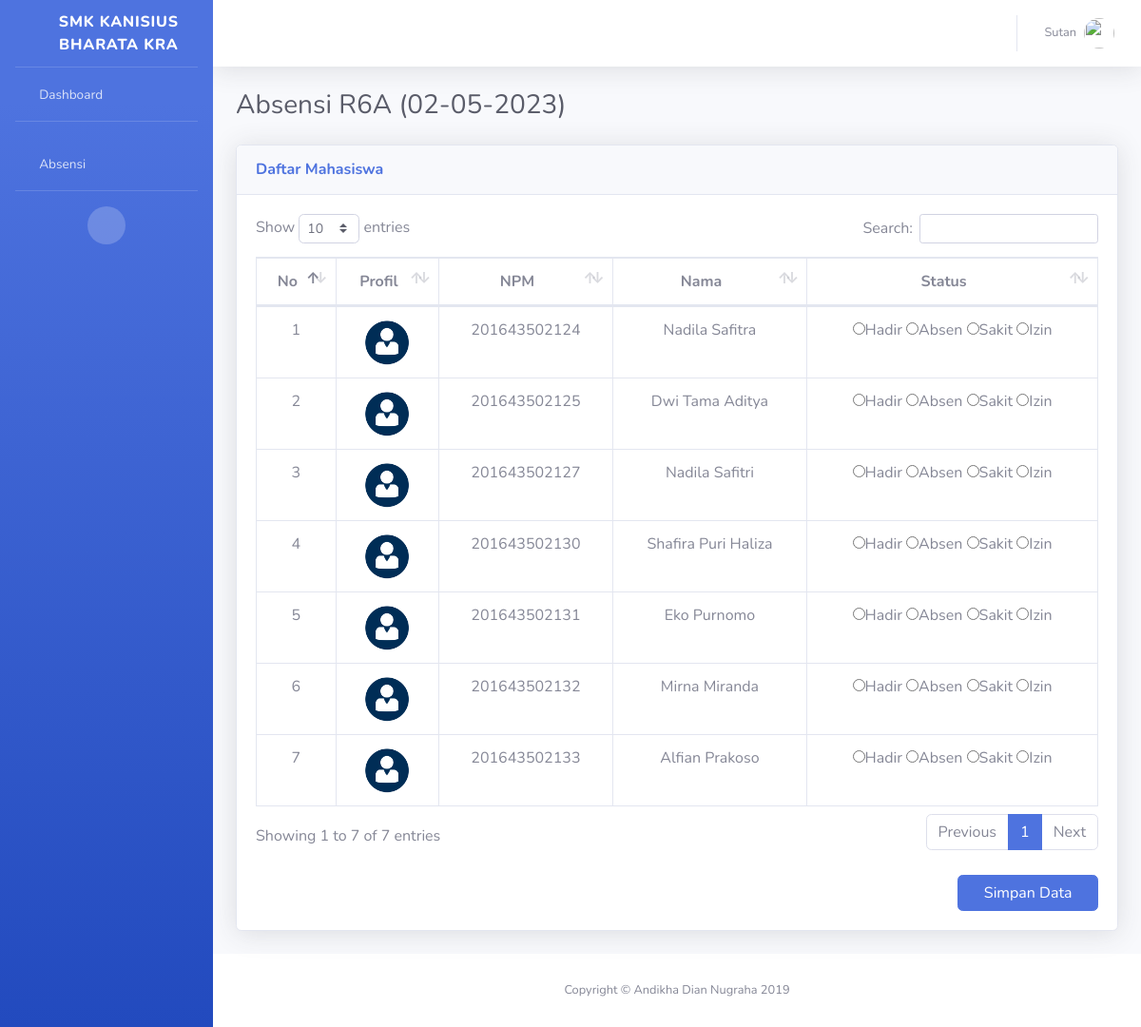
The app's page /detailabsensi.php?kelas=001 (signed in) with its own data.
### tables this page shows
CREATE TABLE `mahasiswa` (
  `npm` varchar(15) NOT NULL,
  `nama` varchar(30) NOT NULL,
  `jk` enum('Pria','Wanita') NOT NULL,
  `tgl_lahir` date NOT NULL,
  `alamat` varchar(255) NOT NULL,
  `id_kelas` varchar(11) NOT NULL,
  `foto` varchar(255) NOT NULL
);

### detailabsensi.php (the view, shortened to what this page needs)
<?php
	include "koneksi.php";
	$dosen_name = $_SESSION["dosen_user_name"];
    $dosen_foto = $_SESSION["dosen_user_foto"];
    $tgl=date("d-m-Y");
?>
<!DOCTYPE html>
<html lang="en">
<head>
  <link href="vendor/fontawesome-free/css/all.min.css" rel="stylesheet" type="text/css">
  <link href="css/sb-admin-2.min.css" rel="stylesheet">
  <link href="vendor/datatables/dataTables.bootstrap4.min.css" rel="stylesheet">
</head>
<body id="page-top">
  <div id="wrapper">
    <ul class="navbar-nav bg-gradient-primary sidebar sidebar-dark accordion" id="accordionSidebar">
      <a class="sidebar-brand d-flex align-items-center justify-content-center" href="index.php">
        <div class="sidebar-brand-icon">
          <i class="fas fa-university"></i>
        </div>
        <div class="sidebar-brand-text mx-3">SMK Kanisius Bharata Kra</div>
      </a>
      <hr class="sidebar-divider my-0">
      <li class="nav-item">
        <a class="nav-link" href="index.php">
          <i class="fas fa-fw fa-tachometer-alt"></i>
          <span>Dashboard</span></a>
      </li>
      <hr class="sidebar-divider">
      <li class="nav-item">
        <a class="nav-link" href="absensi.php">
          <i class="fas fa-fw fa-user-check"></i>
          <span>Absensi</span></a>
      </li>
      <hr class="sidebar-divider d-none d-md-block">
      <div class="text-center d-none d-md-inline">
        <button class="rounded-circle border-0" id="sidebarToggle"></button>
      </div>
    </ul>
    <div id="content-wrapper" class="d-flex flex-column">
      <div id="content">
        <nav class="navbar navbar-expand navbar-light bg-white topbar mb-4 static-top shadow">
          <ul class="navbar-nav ml-auto">
            <li class="nav-item dropdown no-arrow">
              <a class="nav-link dropdown-toggle" href="#" id="userDropdown" role="button" data-toggle="dropdown" aria-haspopup="true" aria-expanded="false">
                <span class="mr-2 d-none d-lg-inline text-gray-600 small"><?= $dosen_name ;?></span>
                <img class="img-profile rounded-circle" src="img/<?= $dosen_foto; ?>">
              </a>
            </li>
          </ul>
        </nav>
        <div class="container-fluid">
          <h1 class="h3 mb-4 text-gray-800">Absensi <?php if($_GET["kelas"] == "001"){echo 'R6A';}elseif($_GET["kelas"] == "002"){echo'R6X';}?>  <?=$_GET["jadwal"].' ('.$tgl.')'?> </h1>
          <div class="card shadow mb-4">
            <div class="card-header py-3">
              <h6 class="m-0 font-weight-bold text-primary">Daftar Mahasiswa </h6>
            </div>
            <div class="card-body">
                <form role="form" action="simpanabsensi.php?id=<?php echo $_GET['kelas'];?>" method="post" name="postform" enctype="multipart/form-data">
              <div class="table-responsive">
                  <table class="table table-bordered" id="dataTable" width="100%" cellspacing="0">
                  <thead>
                    <tr align="center">
                      <th>No</th>
                      <th>Profil</th>
                      <th>NPM</th>
                      <th>Nama</th>
                      <th>Status</th>
                    </tr>
                  </thead>
                  <tbody align="center">
                    <?php
                    $id_kelas=$_GET['kelas'];
                    $sql="SELECT * FROM mahasiswa WHERE id_kelas='$id_kelas'";
                    $query=mysqli_query($koneksi,$sql);
                    $i = 1;
                    while ($data=mysqli_fetch_array($query)){
                        $npm=$data["npm"];
                        $nama=$data["nama"];
                    ?>
                    <tr>
                      <td><?=$i++;?></td>
                      <td><img class="img-profile rounded-circle" style="width:50px;height:50px;" src="img/<?= $data["foto"];?>"></td>
                      <td><?= $npm;?></td>
                      <td><?= $nama;?></td>
                      <td>
                      <label class="radio-inline"><input type="radio" name="<?= 'ket'.$data["npm"];?>" id="<?php echo 'opsi1'.$npm;?>" value="Hadir">Hadir</label>
                      <label class="radio-inline"><input type="radio" name="<?= 'ket'.$data["npm"];?>" id="<?php echo 'opsi1'.$npm;?>" value="Absen">Absen</label>
                      <label class="radio-inline"><input type="radio" name="<?= 'ket'.$data["npm"];?>" id="<?php echo 'opsi1'.$npm;?>" value="Sakit">Sakit</label>
                      <label class="radio-inline"><input type="radio" name="<?= 'ket'.$data["npm"];?>" id="<?php echo 'opsi1'.$npm;?>" value="Izin">Izin</label>
                      </td>
                    </tr>
                    <?php }?>
                    </tbody>
                </table>
            </div>
            <button type="submit" class="btn btn-primary mt-4 col-md-2 offset-10">Simpan Data</button>
            </form>
            </div>
          </div>
        </div>
      </div>
      <footer class="sticky-footer bg-white">
        <div class="container my-auto">
          <div class="copyright text-center my-auto">
            <span>Copyright &copy; Andikha Dian Nugraha 2019</span>
          </div>
        </div>
      </footer>
    </div>
  </div>
</body>
</html>

### records on screen
mahasiswa: foto (placeholder picture), npm "201643502124", nama "Nadila Safitra"
mahasiswa: foto (placeholder picture), npm "201643502125", nama "Dwi Tama Aditya"
mahasiswa: foto (placeholder picture), npm "201643502127", nama "Nadila Safitri"
mahasiswa: foto (placeholder picture), npm "201643502130", nama "Shafira Puri Haliza"
mahasiswa: foto (placeholder picture), npm "201643502131", nama "Eko Purnomo"
mahasiswa: foto (placeholder picture), npm "201643502132", nama "Mirna Miranda"
mahasiswa: foto (placeholder picture), npm "201643502133", nama "Alfian Prakoso"

### other values on screen
$dosen_name "Sutan"
